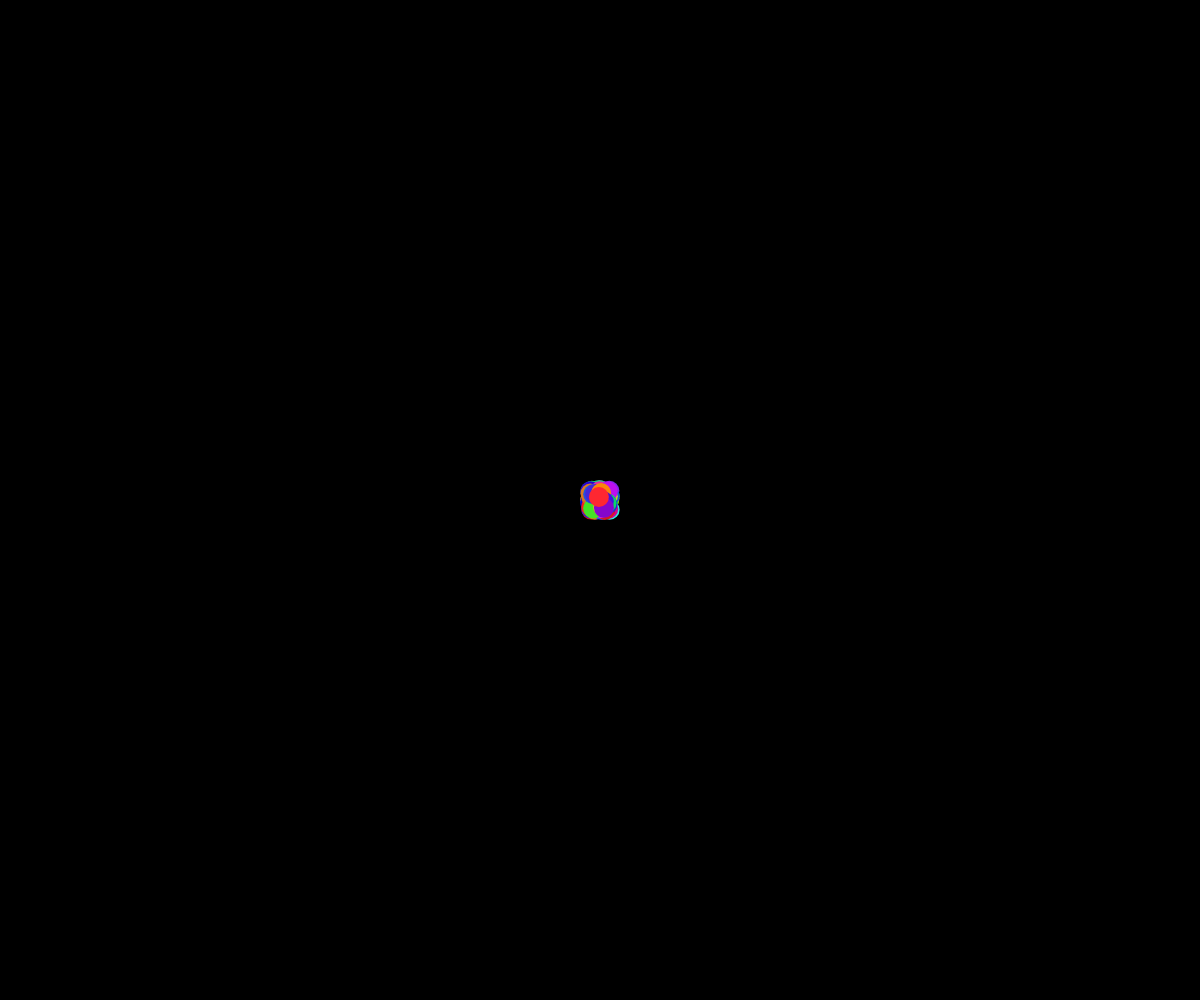
Frame 1 (no input)
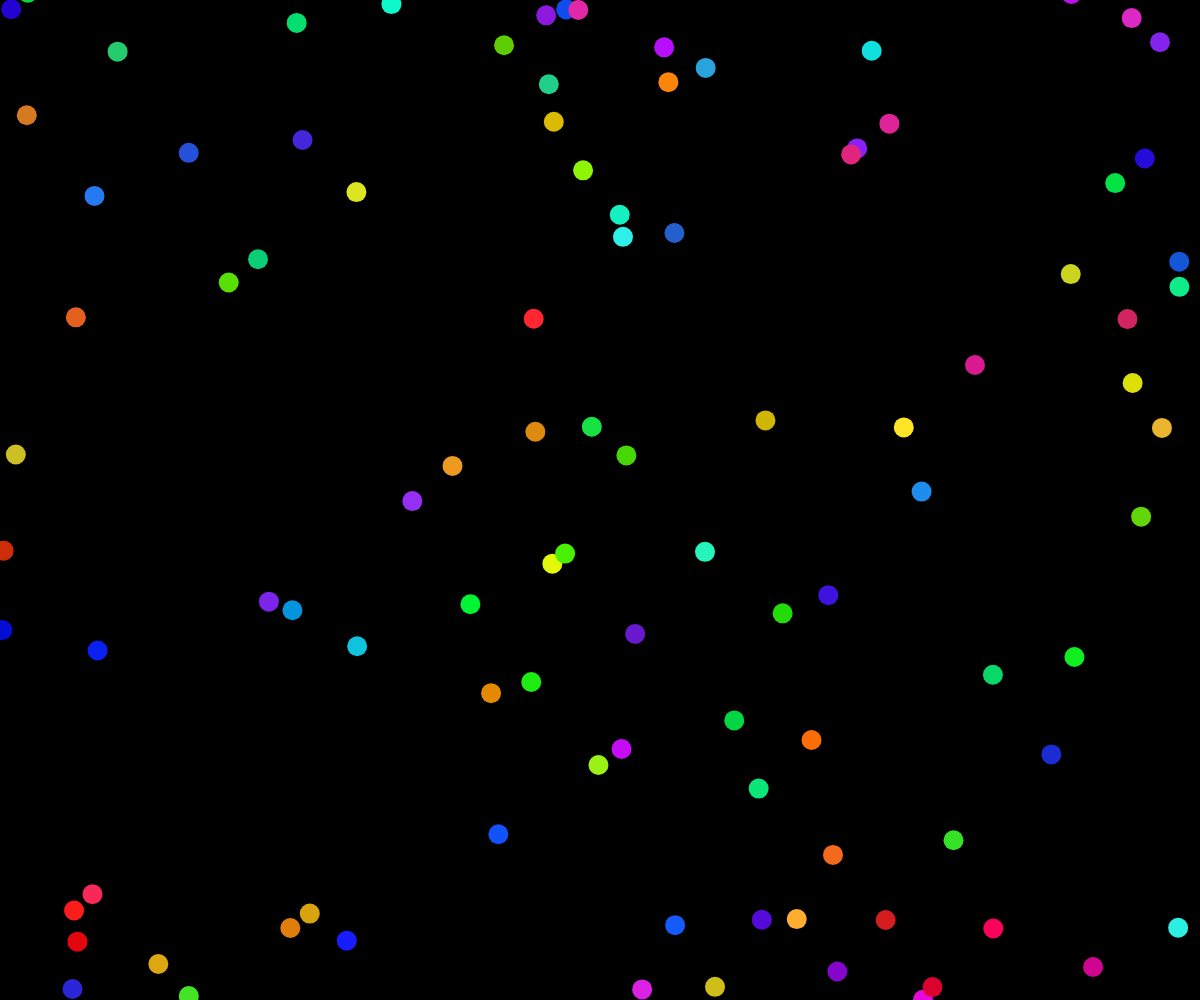
Frame 60 (no input)
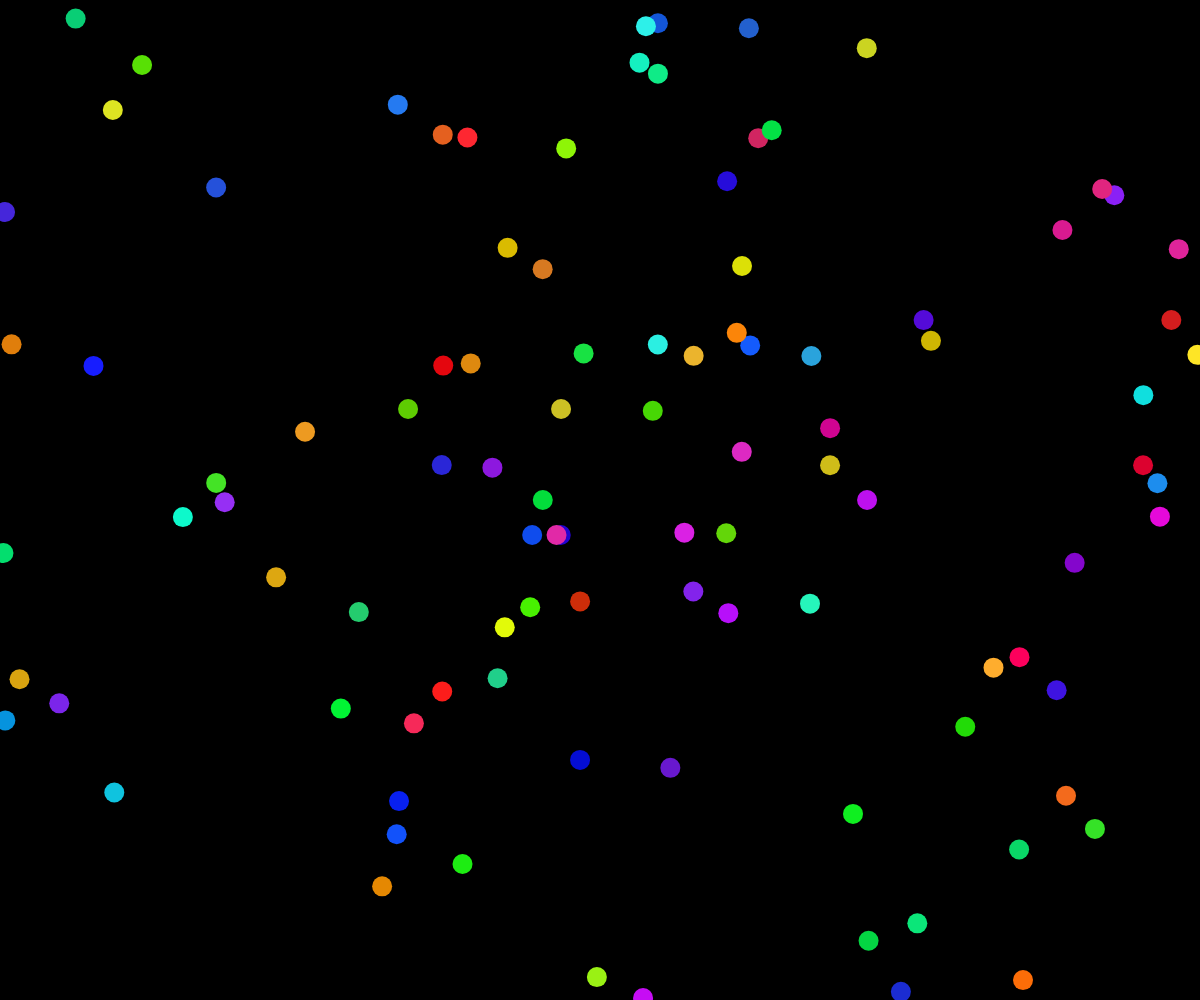
Frame 120 (the mouse pressed at the canvas centre since frame 60)

The p5.js sketch that drew these frames (run headless with seeded random() and noise() and a simulated clock; from frame 60 on, the mouse is pressed at the canvas centre):

// p5.js sketch
// ── sketch.js

let num = 100; //円の数 
let vecLocation = []; //円の中心の位置ベクトル 
let vecVelocity = []; //円の速度ベクトル 
let colorList = [] //円の色の配列
let sizeList = []
function setup() {
    createCanvas(windowWidth, windowHeight); //画面を生成 frameRate(60); //フレームレート
    colorMode(HSB, 360, 100, 100); 
    for (let i = 0; i < num; i++) {
        vecLocation[i] = createVector(width / 2, height / 2);
        vecVelocity[i] = createVector(random(-10, 10), random(-10, 10));
        colorList[i] = [random(0, 360), random(80,100), random(80,100)]
    }
}

function draw() {
    background(0); //背景を描画 
    noStroke(); //枠線なし 
    //円の数だけくりかえす 
    for (let i = 0; i < num; i++) {
        vecLocation[i].add(vecVelocity[i]); //円の座標を更新 
        fill(colorList[i]); // 円の色を設定
        ellipse(vecLocation[i].x, vecLocation[i].y, 20, 20); //指定した位置に円を描画 
        if (vecLocation[i].x < 0 || vecLocation[i].x > width) { //もし画面の左端、または右端に到達したら 
            vecVelocity[i].x = vecVelocity[i].x * -1; //X方向のスピードを反転 
        }
        if (vecLocation[i].y < 0 || vecLocation[i].y > height) { //もし画面の下端、または上端に到達したら 
            vecVelocity[i].y = vecVelocity[i].y * -1; //Y方向のスピードを反転 
        }
    }
}
